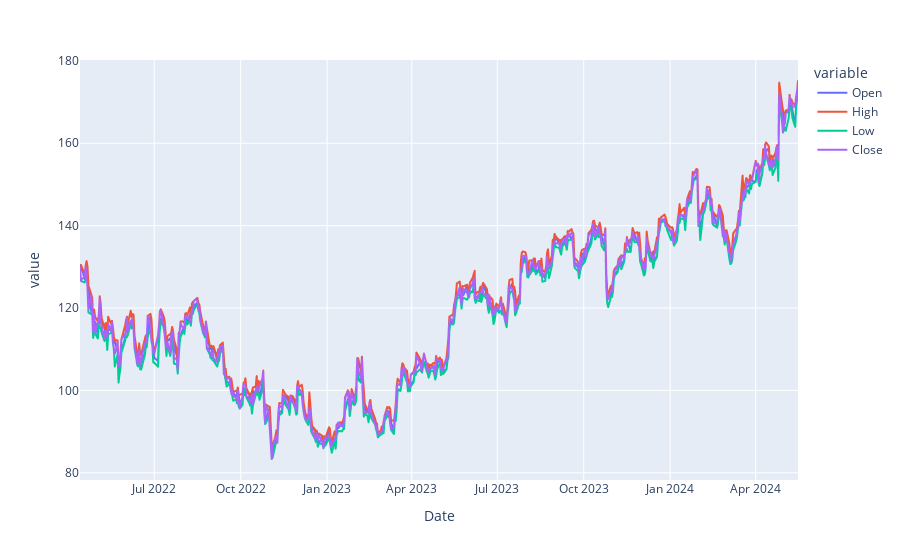

Notebook source saved alongside this figure:
### Code cell
# Plot the data
dfb=df.drop(columns=['Adj Close', 'Volume'])
fig=px.line(dfb,x='Date',y=dfb.columns)
fig.show()

### Figure 1 — Plotly figure (JSON) as saved in the notebook; plotly's stock layout.template omitted (floating-point values rounded to 4 significant figures; data arrays with more than 128 entries replaced by an {"elided": "..."} marker saying what was removed)
{"data": [{"hovertemplate": "variable=Open<br>Date=%{x}<br>value=%{y}<extra></extra>", "legendgroup": "Open", "line": {"color": "#636efa", "dash": "solid"}, "marker": {"symbol": "circle"}, "mode": "lines", "name": "Open", "showlegend": true, "type": "scattergl", "x": {"elided": "526 str values"}, "xaxis": "x", "y": {"elided": "526 float values"}, "yaxis": "y"}, {"hovertemplate": "variable=High<br>Date=%{x}<br>value=%{y}<extra></extra>", "legendgroup": "High", "line": {"color": "#EF553B", "dash": "solid"}, "marker": {"symbol": "circle"}, "mode": "lines", "name": "High", "showlegend": true, "type": "scattergl", "x": {"elided": "526 str values"}, "xaxis": "x", "y": {"elided": "526 float values"}, "yaxis": "y"}, {"hovertemplate": "variable=Low<br>Date=%{x}<br>value=%{y}<extra></extra>", "legendgroup": "Low", "line": {"color": "#00cc96", "dash": "solid"}, "marker": {"symbol": "circle"}, "mode": "lines", "name": "Low", "showlegend": true, "type": "scattergl", "x": {"elided": "526 str values"}, "xaxis": "x", "y": {"elided": "526 float values"}, "yaxis": "y"}, {"hovertemplate": "variable=Close<br>Date=%{x}<br>value=%{y}<extra></extra>", "legendgroup": "Close", "line": {"color": "#ab63fa", "dash": "solid"}, "marker": {"symbol": "circle"}, "mode": "lines", "name": "Close", "showlegend": true, "type": "scattergl", "x": {"elided": "526 str values"}, "xaxis": "x", "y": {"elided": "526 float values"}, "yaxis": "y"}], "layout": {"legend": {"title": {"text": "variable"}, "tracegroupgap": 0}, "margin": {"t": 60}, "xaxis": {"anchor": "y", "domain": [0, 1], "title": {"text": "Date"}}, "yaxis": {"anchor": "x", "domain": [0, 1], "title": {"text": "value"}}}}
